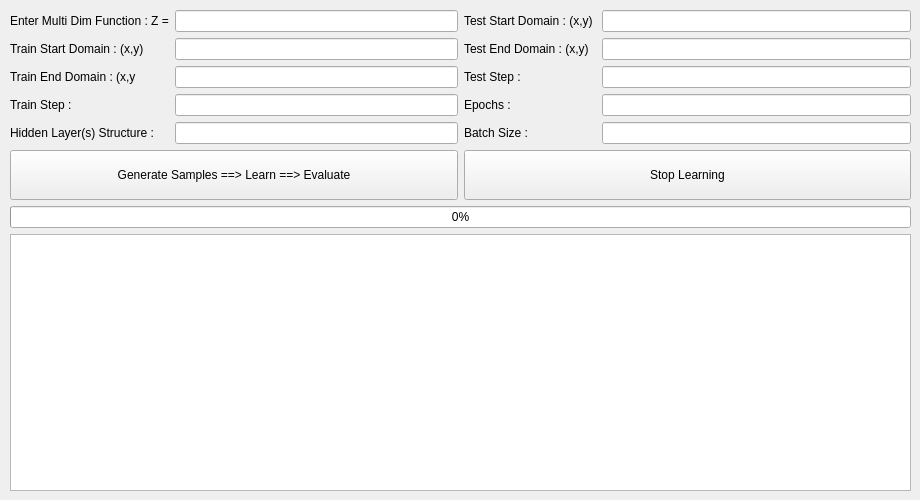
      <widget class="QWidget" name="secPart">
       <attribute name="title">
        <string>2D Regression</string>
       </attribute>
       <widget class="QWidget" name="layoutWidget_2">
        <property name="geometry">
         <rect>
          <x>10</x>
          <y>10</y>
          <width>901</width>
          <height>481</height>
         </rect>
        </property>
        <layout class="QVBoxLayout" name="verticalLayout_3">
         <item>
          <layout class="QHBoxLayout" name="horizontalLayout_5">
           <item>
            <layout class="QFormLayout" name="formLayout_3">
             <item row="0" column="0">
              <widget class="QLabel" name="lbl1_6">
               <property name="frameShape">
                <enum>QFrame::NoFrame</enum>
               </property>
               <property name="text">
                <string>Enter Multi Dim Function : Z =</string>
               </property>
              </widget>
             </item>
             <item row="0" column="1">
              <widget class="QLineEdit" name="funExp2"/>
             </item>
             <item row="1" column="0">
              <widget class="QLabel" name="lbl1_7">
               <property name="frameShape">
                <enum>QFrame::NoFrame</enum>
               </property>
               <property name="text">
                <string>Train Start Domain : (x,y)</string>
               </property>
              </widget>
             </item>
             <item row="1" column="1">
              <widget class="QLineEdit" name="domStart2"/>
             </item>
             <item row="2" column="0">
              <widget class="QLabel" name="lbl1_8">
               <property name="frameShape">
                <enum>QFrame::NoFrame</enum>
               </property>
               <property name="text">
                <string>Train End Domain : (x,y</string>
               </property>
              </widget>
             </item>
             <item row="2" column="1">
              <widget class="QLineEdit" name="domEnd2"/>
             </item>
             <item row="3" column="0">
              <widget class="QLabel" name="lbl1_9">
               <property name="frameShape">
                <enum>QFrame::NoFrame</enum>
               </property>
               <property name="text">
                <string>Train Step :</string>
               </property>
              </widget>
             </item>
             <item row="3" column="1">
              <widget class="QLineEdit" name="step2"/>
             </item>
             <item row="4" column="1">
              <widget class="QLineEdit" name="layers2"/>
             </item>
             <item row="4" column="0">
              <widget class="QLabel" name="lbl1_11">
               <property name="frameShape">
                <enum>QFrame::NoFrame</enum>
               </property>
               <property name="text">
                <string>Hidden Layer(s) Structure :</string>
               </property>
              </widget>
             </item>
            </layout>
           </item>
           <item>
            <layout class="QFormLayout" name="formLayout_4">
             <property name="formAlignment">
              <set>Qt::AlignLeading|Qt::AlignLeft|Qt::AlignTop</set>
             </property>
             <item row="0" column="0">
              <widget class="QLabel" name="lbl1_16">
               <property name="frameShape">
                <enum>QFrame::NoFrame</enum>
               </property>
               <property name="text">
                <string>Test Start Domain : (x,y) </string>
               </property>
              </widget>
             </item>
             <item row="0" column="1">
              <widget class="QLineEdit" name="testStart2"/>
             </item>
             <item row="1" column="0">
              <widget class="QLabel" name="lbl1_17">
               <property name="frameShape">
                <enum>QFrame::NoFrame</enum>
               </property>
               <property name="text">
                <string>Test End Domain : (x,y) </string>
               </property>
              </widget>
             </item>
             <item row="1" column="1">
              <widget class="QLineEdit" name="testEnd2"/>
             </item>
             <item row="2" column="0">
              <widget class="QLabel" name="lbl1_19">
               <property name="frameShape">
                <enum>QFrame::NoFrame</enum>
               </property>
               <property name="text">
                <string>Test Step :</string>
               </property>
              </widget>
             </item>
             <item row="2" column="1">
              <widget class="QLineEdit" name="testStep2"/>
             </item>
             <item row="3" column="0">
              <widget class="QLabel" name="lbl1_20">
               <property name="frameShape">
                <enum>QFrame::NoFrame</enum>
               </property>
               <property name="text">
                <string>Epochs :</string>
               </property>
              </widget>
             </item>
             <item row="3" column="1">
              <widget class="QLineEdit" name="epochs2"/>
             </item>
             <item row="4" column="0">
              <widget class="QLabel" name="lbl1_35">
               <property name="frameShape">
                <enum>QFrame::NoFrame</enum>
               </property>
               <property name="text">
                <string>Batch Size :</string>
               </property>
              </widget>
             </item>
             <item row="4" column="1">
              <widget class="QLineEdit" name="batch2"/>
             </item>
            </layout>
           </item>
          </layout>
         </item>
         <item>
          <layout class="QHBoxLayout" name="horizontalLayout_3">
           <item>
            <widget class="QPushButton" name="learn2">
             <property name="sizePolicy">
              <sizepolicy hsizetype="Minimum" vsizetype="Expanding">
               <horstretch>0</horstretch>
               <verstretch>0</verstretch>
              </sizepolicy>
             </property>
             <property name="minimumSize">
              <size>
               <width>0</width>
               <height>50</height>
              </size>
             </property>
             <property name="maximumSize">
              <size>
               <width>16777215</width>
               <height>50</height>
              </size>
             </property>
             <property name="text">
              <string>Generate Samples ==&gt; Learn ==&gt; Evaluate</string>
             </property>
            </widget>
           </item>
           <item>
            <widget class="QPushButton" name="stop2">
             <property name="sizePolicy">
              <sizepolicy hsizetype="Minimum" vsizetype="Expanding">
               <horstretch>0</horstretch>
               <verstretch>0</verstretch>
              </sizepolicy>
             </property>
             <property name="minimumSize">
              <size>
               <width>0</width>
               <height>50</height>
              </size>
             </property>
             <property name="maximumSize">
              <size>
               <width>16777215</width>
               <height>50</height>
              </size>
             </property>
             <property name="text">
              <string>Stop Learning</string>
             </property>
            </widget>
           </item>
          </layout>
         </item>
         <item>
          <widget class="QProgressBar" name="prgBar2">
           <property name="value">
            <number>0</number>
           </property>
          </widget>
         </item>
         <item>
          <layout class="QHBoxLayout" name="horizontalLayout_6">
           <item>
            <layout class="QHBoxLayout" name="pltLayout2"/>
           </item>
           <item>
            <widget class="QTextEdit" name="status2">
             <property name="sizePolicy">
              <sizepolicy hsizetype="Preferred" vsizetype="MinimumExpanding">
               <horstretch>0</horstretch>
               <verstretch>0</verstretch>
              </sizepolicy>
             </property>
             <property name="font">
              <font>
               <family>Consolas</family>
              </font>
             </property>
             <property name="lineWrapMode">
              <enum>QTextEdit::NoWrap</enum>
             </property>
             <property name="readOnly">
              <bool>true</bool>
             </property>
             <property name="html">
              <string>&lt;!DOCTYPE HTML PUBLIC &quot;-//W3C//DTD HTML 4.0//EN&quot; &quot;http://www.w3.org/TR/REC-html40/strict.dtd&quot;&gt;
&lt;html&gt;&lt;head&gt;&lt;meta name=&quot;qrichtext&quot; content=&quot;1&quot; /&gt;&lt;style type=&quot;text/css&quot;&gt;
p, li { white-space: pre-wrap; }
&lt;/style&gt;&lt;/head&gt;&lt;body style=&quot; font-family:'Consolas'; font-size:8pt; font-weight:400; font-style:normal;&quot;&gt;
&lt;p style=&quot;-qt-paragraph-type:empty; margin-top:0px; margin-bottom:0px; margin-left:0px; margin-right:0px; -qt-block-indent:0; text-indent:0px; font-family:'Consolas','Segoe UI';&quot;&gt;&lt;br /&gt;&lt;/p&gt;&lt;/body&gt;&lt;/html&gt;</string>
             </property>
            </widget>
           </item>
          </layout>
         </item>
        </layout>
       </widget>
      </widget>
